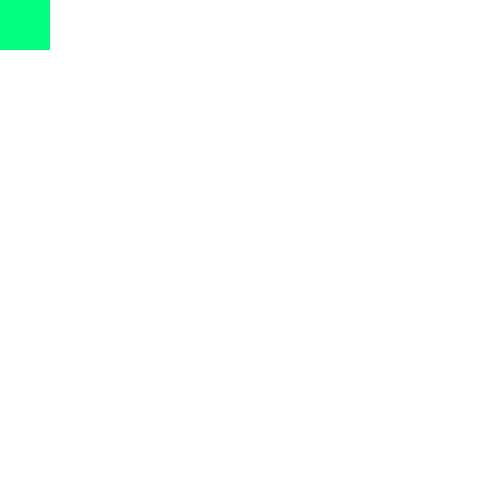
Frame 1 (no input)
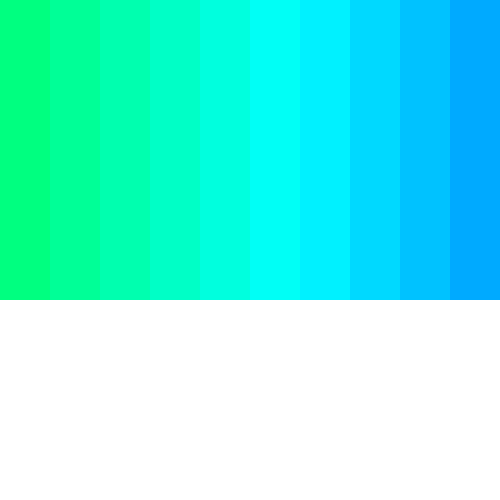
Frame 60 (no input)
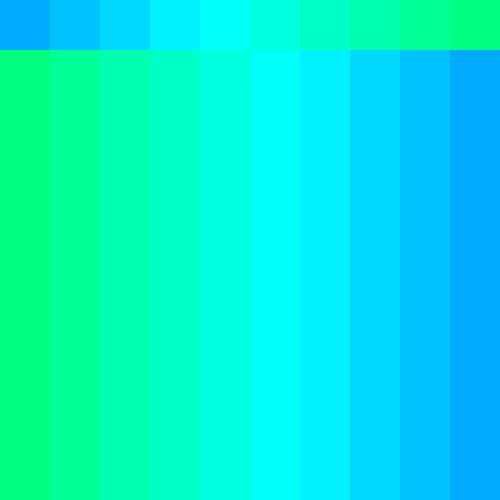
Frame 120 (the mouse pressed at the canvas centre since frame 60)

The p5.js sketch that drew these frames (run headless with seeded random() and noise() and a simulated clock; from frame 60 on, the mouse is pressed at the canvas centre):

// p5.js sketch
// ── sketch.js
let xPos = 0;
let yPos = 0;
let rectWidth = 50;
let min = 150;
let max = 200;

function setup() {
  createCanvas(500, 500);
  noStroke();
  colorMode(HSB, 360, 100, 100);
  frameRate(30);
}

function draw() {
  // We don't want to draw beyond the canvas edge, so the line break should happen at
  // width-rectWidth. This must also be reflected in the map function
  // so it maps exactly like the xPos range we actually have
  let h = map(xPos, 0, width - rectWidth, min, max);

  fill(h, 100, 100);
  rect(xPos, yPos, rectWidth, rectWidth);
  xPos = xPos + rectWidth;

  // Line break when xPos is greater than width minus rectangle width
  if (xPos > width - rectWidth) {
    xPos = 0;
    yPos = yPos + rectWidth;
  }

  if (yPos > height) {
    xPos = 0;
    yPos = 0;
    // The minimum should become the new maximum and vice versa
    let temp = min;
    min = max;
    max = temp;
  }
}
